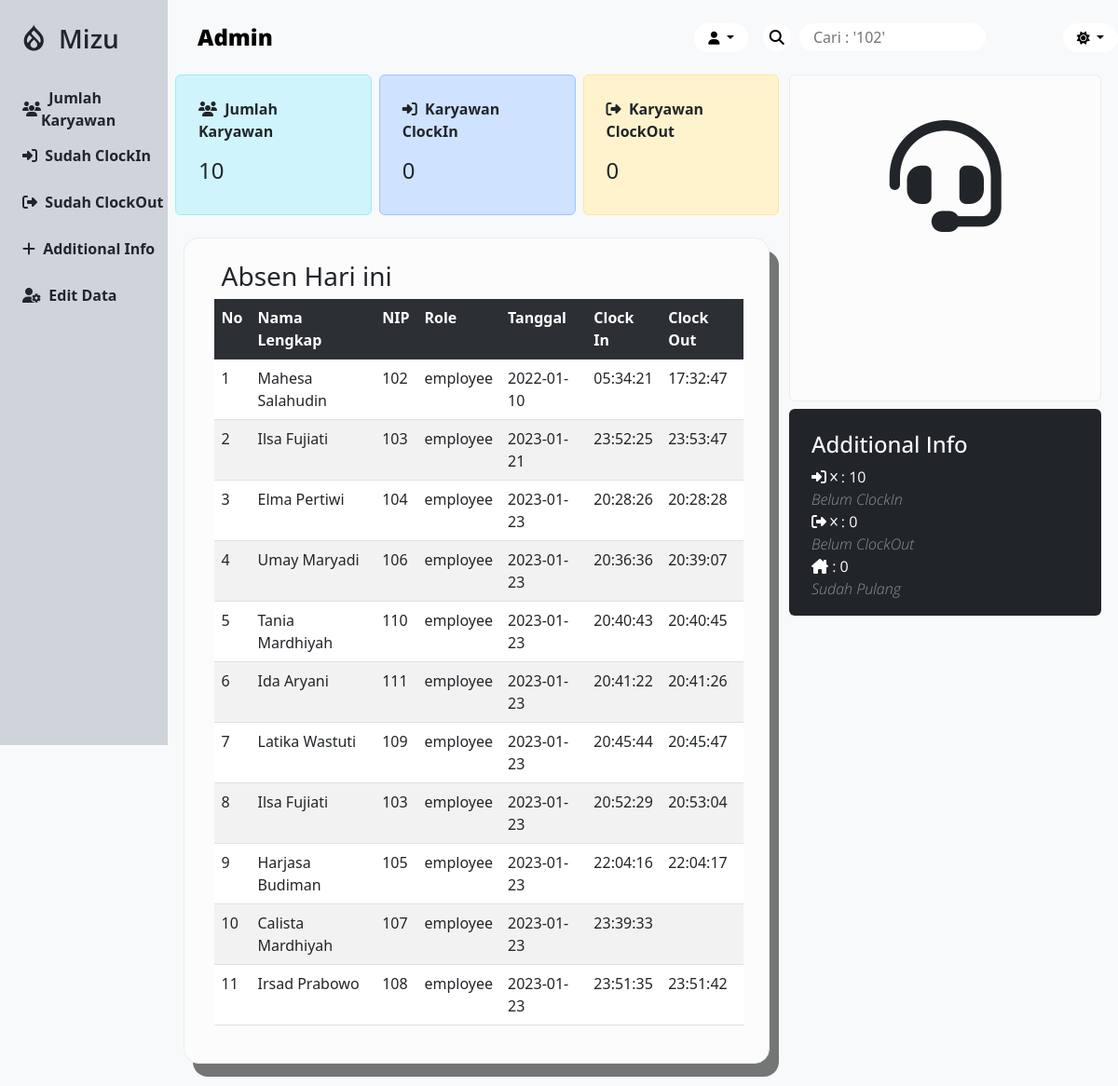
The page /dashboard/index-admin.php on the database its author committed.
### tables this page shows
CREATE TABLE `absensi` (
  `id` int(11) NOT NULL,
  `user_id` int(8) NOT NULL,
  `tgl` varchar(255) DEFAULT NULL,
  `jam_masuk` varchar(255) DEFAULT NULL,
  `jam_keluar` varchar(255) DEFAULT NULL
);

CREATE TABLE `users` (
  `id` int(11) NOT NULL,
  `user_id` int(8) NOT NULL,
  `password` varchar(255) NOT NULL,
  `nama_lengkap` varchar(255) NOT NULL,
  `role` varchar(255) NOT NULL
);

### dashboard/index-admin.php (the view, shortened to what this page needs)
<?php
$tgl = date("Y-m-d");
include("../connection.php");
$sql = "SELECT * FROM users WHERE role = 'employee'";
$result = $db->query($sql);
$jumlah_karyawan = mysqli_num_rows($result);
$sql = "SELECT jam_masuk FROM absensi WHERE tgl = '$tgl'";
$result = $db->query($sql);
$jumlah_data_clockin = mysqli_num_rows($result);
$sql = "SELECT jam_keluar FROM absensi WHERE tgl = '$tgl'";
$result = $db->query($sql);
$jumlah_data_clockout = mysqli_num_rows($result);
$emp_not_clockin = $jumlah_karyawan - $jumlah_data_clockin;
$sql = "SELECT jam_keluar FROM users JOIN absensi ON users.user_id = absensi.user_id WHERE absensi.jam_masuk IS NOT NULL AND absensi.tgl = $tgl GROUP BY nama_lengkap ORDER BY absensi.user_id";
$result_belum_clockout = $db->query($sql);
$emp_not_clockout = mysqli_num_rows($result_belum_clockout);
$sql = "SELECT * FROM users JOIN absensi ON users.user_id = absensi.user_id WHERE absensi.jam_masuk IS NOT NULL AND absensi.jam_keluar IS NOT NULL AND absensi.tgl = '$tgl'";
$result_is_home = $db->query($sql);
$emp_home = mysqli_num_rows($result_is_home);
?>
<!DOCTYPE html>
<html lang="en" data-bs-theme="dark">
<head>
    <link rel="stylesheet" href="dashboard-style.css">
    <link href="https://cdn.jsdelivr.net/npm/bootstrap@5.3.0-alpha1/dist/css/bootstrap.min.css" rel="stylesheet">
</head>
<body style="background-color:var(--bs-tertiary-bg)">
    <div class="container-admin">
        <div class="side-navbar" style="background-color: var(--bs-dark-bg-subtle);">
            <nav>
                <ul>
                    <li class="mb-4 d-flex "><a href="#" class="brand"><i class="fa-brands fa-drupal"></i>&nbsp; Mizu</a></li>
                    <li class="nav-item"><a href="./jumlah-karyawan.php" class="fw-semibold"><i class="fa-solid fa-users"></i>&nbsp;&nbsp;Jumlah Karyawan</a></li>
                    <li class="nav-item"><a href="./sudah-clockin.php" class="fw-semibold"><i class="fa-solid fa-right-to-bracket"></i>&nbsp;&nbsp;Sudah ClockIn</a></li>
                    <li class="nav-item"><a href="./sudah-clockout.php" class="fw-semibold"><i class="fa-solid fa-right-from-bracket"></i>&nbsp;&nbsp;Sudah ClockOut</a></li>
                    <li class="nav-item"><a href="./additional-info.php" class="fw-semibold"><i class="fa-solid fa-plus"></i>&nbsp;&nbsp;Additional Info</a></li>
                    <li class="nav-item"><a href="./edit-data.php" class="fw-semibold"><i class="fa-solid fa-user-gear"></i>&nbsp;&nbsp;Edit Data</a></li>
                </ul>
            </nav>
        </div>
        <div class="wrapper-admin" style="background-color:var(--bs-tertiary-bg)">
            <div class="navbar-admin">
                <nav>
                    <ul>
                        <li class="h-100 align-items-center">
                            <a href="#" class="title-admin" style="color:var(--bs-emphasis-color)">Admin</a>
                        </li>
                    </ul>
                    <div class="dropdown">
                        <button class="user-btn btn btn-sm dropdown-toggle" style="color: var(--bs-emphasis-color);
    background-color:var(--bs-body-bg) ;" type="button" data-bs-toggle="dropdown" aria-expanded="false">
                            <i class="fa-solid fa-user"></i>
                        </button>
                    </div>
                    <form class="ms-3" action="search.php" method="POST">
                        <div class="input-navbar-admin">
                            <button name="search" style="color:var(--bs-emphasis-color); background-color:var(--bs-body-bg)" type="submit"><i class="fa-solid fa-magnifying-glass"></i></button>
                            <input name="search_input" type="text" placeholder="Cari : '102'" style="color:var(--bs-emphasis-color); background-color:var(--bs-body-bg)">
                        </div>
                    </form>
                    <div class="dropdown">
                        <button class="user-btn btn btn-sm dropdown-toggle" style="color: var(--bs-emphasis-color);
    background-color:var(--bs-body-bg) ;" type="button" data-bs-toggle="dropdown" aria-expanded="false">
                            <i class="fa-solid fa-sun theme-icon-active" data-theme-icon-active="fa-sun"></i>
                        </button>
                    </div>
                </nav>
            </div>
            <div class="item-admin d-flex ">
                <div class="item-admin-start gap-4 d-flex flex-column justify-content-center align-items-center pb-4" style="width: 65%; height:auto">
                    <div class="data-karyawan w-100">
                        <div class="output-karyawan d-flex gap-2" style="width:99%">
                            <div class="h-auto p-4 rounded-2 ms-2" style="background-color:var(--bs-info-bg-subtle); color:var(--bs-info-text); border:1px solid var(--bs-info-border-subtle);width:430px">
                                <p class="fw-semibold"><i class="fa-solid fa-users"></i>&nbsp;&nbsp;Jumlah Karyawan</p>
                                <h4 style="color: var(--bs-info-text);">
                                    <?= $jumlah_karyawan; ?>
                                </h4>
                            </div>
                            <div class="h-auto p-4 rounded-2 " style="background-color:var(--bs-primary-bg-subtle);color:var(--bs-primary-text); border: 1px solid var(--bs-primary-border-subtle);width:430px">
                                <p class="fw-semibold"><i class="fa-solid fa-right-to-bracket"></i>&nbsp;&nbsp;Karyawan ClockIn</p>
                                <h4 style="color:var(--bs-primary-text)">
                                    <?= $jumlah_data_clockin ?>
                            </div>
                            <div class="h-auto p-4 rounded-2" style="background-color: var(--bs-warning-bg-subtle); color:var(--bs-warning-text); border:1px solid var(--bs-warning-border-subtle);width:430px">
                                <p class="fw-semibold"><i class="fa-solid fa-right-from-bracket"></i>&nbsp;&nbsp;Karyawan ClockOut</p>
                                <h4 style="color:var(--bs-warning-text)">
                                    <?= $jumlah_data_clockout ?>
                                </h4>
                            </div>
                        </div>
                    </div>
                    <div class="additional-item rounded-4 p-4 " style="width:95%; box-shadow: 10px 14px 0px 0px rgba(0,0,0,0.53);
        -webkit-box-shadow: 10px 14px 0px 0px rgba(0,0,0,0.53);
        -moz-box-shadow: 10px 14px 0px 0px rgba(0,0,0,0.53); background-color:var(--bs-light-bg-subtle);color:var(--bs-light-text);border:1px solid var(--bs-light-border-subtle);">
                        <h3 class="ms-3">Absen Hari ini</h3>
                        <table class="table table-striped ms-2 me-2 mt-2" style="width:98%">
                            <tr class="tr-header table-dark">
                                <th>No</th>
                                <th>Nama Lengkap</th>
                                <th>NIP</th>
                                <th>Role</th>
                                <th>Tanggal</th>
                                <th>Clock In</th>
                                <th>Clock Out</th>
                            </tr>
                            <?php
                            $sql = "SELECT * FROM users JOIN absensi ON users.user_id = absensi.user_id";
                            $result = $db->query($sql);
                            $no = 1;
                            while ($data = $result->fetch_assoc()) {
                                echo "<tr>";
                                echo "<td>" . $no++ . "</td>";
                                echo "<td>" . $data["nama_lengkap"] . "</td>";
                                echo "<td>" . $data["user_id"] . "</td>";
                                echo "<td>" . $data["role"] . "</td>";
                                echo "<td>" . $data["tgl"] . "</td>";
                                echo  "<td>" . $data["jam_masuk"] . "</td>";
                                echo  "<td>" . $data["jam_keluar"] . "</td>";
                                echo "</tr>";
                            } ?>
                        </table>
                    </div>
                </div>
                <div class="item-admin-end d-flex flex-column ms-1" style="width: 35%;  font-family: 'Open Sans', sans-serif;">
                    <div class="admin-profile p-5 d-flex flex-column align-items-center  rounded-2" style="width:95%; height:351px;color: var(--bs-light-text);background-color:var(--bs-light-bg-subtle);border:1px solid var(--bs-light-border-subtle)">
                        <div class="icon">
                            <h1><i class="fa-solid fa-headset fa-3x"></i></h1>
                        </div>
                    </div>
                    <div class="admin-status d-flex flex-column justify-content-evenly p-4 mt-2 rounded-2" style="width:95%; height:222.3px;background-color:var(--bs-body-color); color: var(--bs-body-bg); ">
                        <h4 style="color: var(--bs-body-bg);">Additional Info</h4>
                        <div class="sisa-clockin d-flex flex-column">
                            <div class="">
                                <i class="fa-solid fa-right-to-bracket"></i>&nbsp;<i class="fa-solid fa-x fa-2xs"></i>&nbsp;:&nbsp;<?= $emp_not_clockin ?>
                            </div>
                            <i class="fw-lighter opacity-50" style="color: var(--bs-body-bg);">Belum ClockIn</i>
                        </div>
                        <div class="sisa-clockout d-flex flex-column">
                            <div class="">
                                <i class="fa-solid fa-right-from-bracket"></i>&nbsp;<i class="fa-solid fa-x fa-2xs"></i>&nbsp;:&nbsp;<?= $emp_not_clockout ?>
                            </div>
                            <i class="fw-lighter opacity-50 fs-6" style="color: var(--bs-body-bg);">Belum ClockOut</i>
                        </div>
                        <div class="sudah-pulang d-flex flex-column">
                            <div class="">
                                <i class="fa-solid fa-house-chimney"></i>&nbsp;:&nbsp;<?= $emp_home ?>
                            </div>
                            <i class="fw-lighter opacity-50 fs-6" style="color: var(--bs-body-bg);">Sudah Pulang</i>
                        </div>
                    </div>
                </div>
            </div>
        </div>
    </div>
</body>
</html>

### dashboard/dashboard-style.css (style rules this page uses)
*, html, body { padding: 0; margin: 0; box-sizing: border-box; }
.container-admin { min-width: 100%; height: auto; display: flex; }
.side-navbar { position: fixed; height: 100vh; width: 15%; }
.side-navbar nav { margin-top: 18px; }
.side-navbar ul { padding-left: 1.5rem; }
.side-navbar ul li { list-style-type: none; height: 50px; display: flex; align-items: center; }
.brand { font-family: "Open sans", sans-serif; font-size: 28px; font-weight: 600; margin-bottom: 5px; }
.side-navbar ul li a { display: flex; align-items: center; width: 100%; height: 100%; cursor: pointer; text-decoration: none; color: var(--bs-dark-text); transition: all .2s ease-in; }
.wrapper-admin { margin-left: 15%; width: 85%; height: 100vh; }
.navbar-admin { width: 100%; height: 80px; display: flex; align-items: center; }
.navbar-admin nav { width: 100%; display: flex; align-items: center; }
.navbar-admin nav ul { list-style-type: none; text-decoration: none; width: 59%; margin-bottom: 0; }
.navbar-admin nav ul li a { text-decoration: none; color: black; font-size: 24px; font-family: "Open Sans", "sans-serif"; }
.title-admin { font-weight: 800; }
.user-btn { border: none !important; padding: 5px 15px !important; border-radius: 30px !important ; font-weight: 600 !important; }
.input-navbar-admin { width: 322px; }
.input-navbar-admin button { height:30px; width:30px; border-radius:30px; border: none; }
.input-navbar-admin input { border: none; margin-left:5px ; padding: 0 15px; border-radius: 30px; height: 30px; width: 200px; transition: all .2s ease-in-out; }

### rows shown on the page
absensi: users.nama_lengkap "Mahesa Salahudin", user "102", users.role "employee", tgl "2022-01-10", jam_masuk "05:34:21", jam_keluar "17:32:47"
absensi: users.nama_lengkap "Ilsa Fujiati", user "103", users.role "employee", tgl "2023-01-21", jam_masuk "23:52:25", jam_keluar "23:53:47"
absensi: users.nama_lengkap "Elma Pertiwi", user "104", users.role "employee", tgl "2023-01-23", jam_masuk "20:28:26", jam_keluar "20:28:28"
absensi: users.nama_lengkap "Umay Maryadi", user "106", users.role "employee", tgl "2023-01-23", jam_masuk "20:36:36", jam_keluar "20:39:07"
absensi: users.nama_lengkap "Tania Mardhiyah", user "110", users.role "employee", tgl "2023-01-23", jam_masuk "20:40:43", jam_keluar "20:40:45"
absensi: users.nama_lengkap "Ida Aryani", user "111", users.role "employee", tgl "2023-01-23", jam_masuk "20:41:22", jam_keluar "20:41:26"
absensi: users.nama_lengkap "Latika Wastuti", user "109", users.role "employee", tgl "2023-01-23", jam_masuk "20:45:44", jam_keluar "20:45:47"
absensi: users.nama_lengkap "Ilsa Fujiati", user "103", users.role "employee", tgl "2023-01-23", jam_masuk "20:52:29", jam_keluar "20:53:04"
absensi: users.nama_lengkap "Harjasa Budiman", user "105", users.role "employee", tgl "2023-01-23", jam_masuk "22:04:16", jam_keluar "22:04:17"
absensi: users.nama_lengkap "Calista Mardhiyah", user "107", users.role "employee", tgl "2023-01-23", jam_masuk "23:39:33"
absensi: users.nama_lengkap "Irsad Prabowo", user "108", users.role "employee", tgl "2023-01-23", jam_masuk "23:51:35", jam_keluar "23:51:42"

### other values the page prints
$jumlah_karyawan "10"
$jumlah_data_clockin "0"
$jumlah_data_clockout "0"
$emp_not_clockin "10"
$emp_not_clockout "0"
$emp_home "0"
